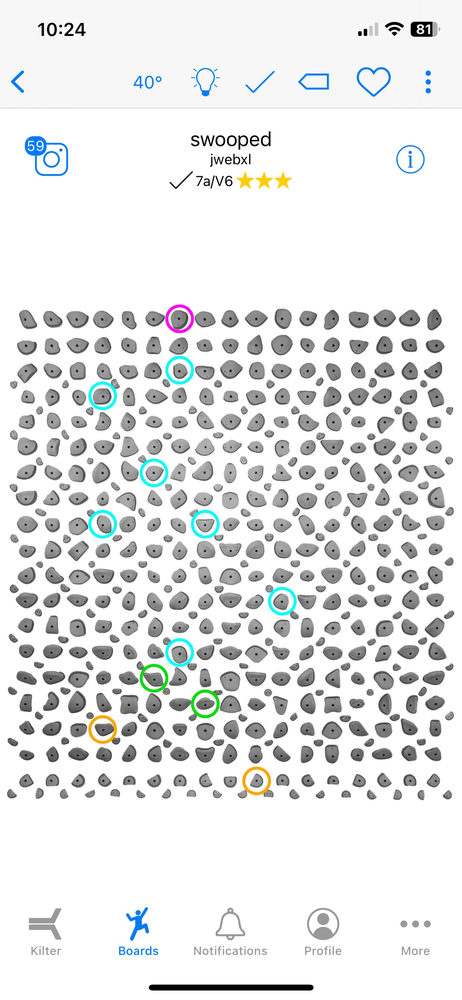
#> input picture IMG_1048.png, 462 x 1000 px, shrunk from 1170 x 2532 before the run
$ python -i process_data.py   (imports and definitions only)
#> lines starting #> are read from the running program, lines starting #| are printed output that depends on the picture; after the words box and inside, x2 and y2 are one past the last pixel; in counts of white or black regions, pixels touching at a corner belong together
import cv2
import numpy as np
import matplotlib.pyplot as plt


#5 for starting, 6 for ending, 7 for normal holds
def process_image(image_path):
#> called with image_path = 'IMG_1048.png'
    image = cv2.imread(image_path)
#> image is the input picture: shape (1000, 462, 3); mean B, G, R 230.9, 230.8, 229.5
    height, width = image.shape[:2]
#> height = 1000; width = 462

    # Calculate the cropping boundaries (removing top 25% and bottom 25%)
    top_crop = int(height * 0.305)  # Crop 25% from the top
#> top_crop = 305
    bottom_crop = int(height * 0.77)  # Keep up to 75% (i.e., remove the bottom 25%)
#> bottom_crop = 770
    left_crop = int(width *.03)
#> left_crop = 13
    right_crop= int(width *.97)
#> right_crop = 448
    # Crop the image (from top_crop to bottom_crop along the height, keep the full width)
    cropped_image = image[top_crop:bottom_crop,left_crop:right_crop]
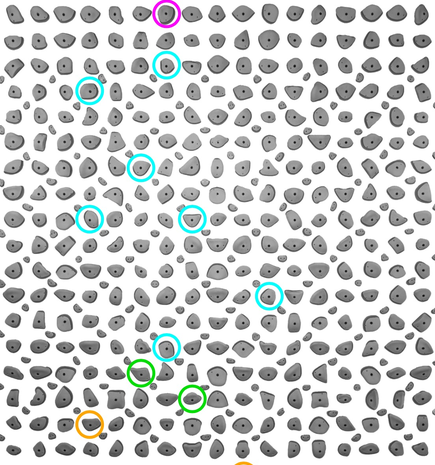
#> cropped_image: shape (465, 435, 3); mean B, G, R 209.1, 209.6, 207.4

    hsv_image = cv2.cvtColor(cropped_image, cv2.COLOR_BGR2HSV)
#> hsv_image: shape (465, 435, 3); mean H, S, V 3.9, 3.4, 210

    color_ranges = {
        "green": ((50, 50, 50), (75, 255, 255)),  # Hue range for green
        "blue": ((90, 50, 50), (125, 255, 255)),
        "purple": ((148, 50, 50), (152, 255, 255)),  # Hue range for purple
            # Hue range for blue
    }

    all_contours = []

    # Create a copy of the cropped image to draw the contours and the grid on
    contour_image = cropped_image.copy()

    # Get the height and width of the cropped image
    cropped_height, cropped_width = cropped_image.shape[:2]
#> cropped_height = 465; cropped_width = 435

    # Calculate the size of each grid cell
    cell_height = cropped_height // 18  # 18 rows (height)
#> cell_height = 25
    cell_width = cropped_width // 17  # 17 columns (width)
#> cell_width = 25

    # Draw the grid on the image for visualization
    for i in range(1, 17):  # Draw vertical lines (17 columns)
        cv2.line(contour_image, (i * cell_width, 0), (i * cell_width, cropped_height), (0, 0, 0), 2)  # Black lines, thicker (2 px)
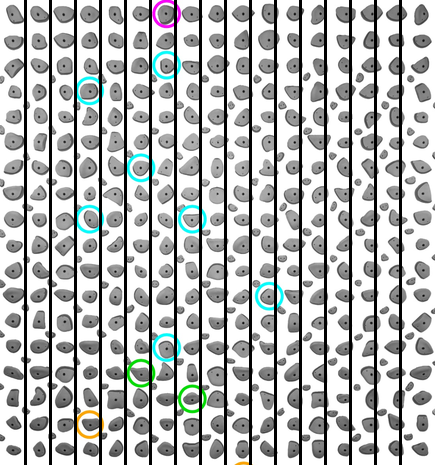
#> contour_image: shape (465, 435, 3); 11.03% of pixels changed, all inside (x1, y1, x2, y2) = (24, 0, 402, 465)
    for j in range(1, 18):  # Draw horizontal lines (18 rows)
        cv2.line(contour_image, (0, j * cell_height), (cropped_width, j * cell_height), (0, 0, 0), 2)
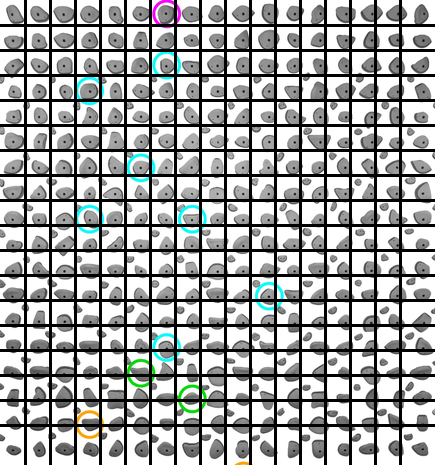
#> contour_image: shape (465, 435, 3); 9.76% of pixels changed, all inside (x1, y1, x2, y2) = (0, 24, 435, 427)

    # Initialize an empty matrix to hold the grid-based results
    matrix = np.zeros((18, 17), dtype=int)

    # Loop through each color range and find contours for each
    for color, (lower_bound, upper_bound) in color_ranges.items():
        # Create a mask for the current color
        mask = cv2.inRange(hsv_image, np.array(lower_bound), np.array(upper_bound))

        # Find contours in the mask
        contours, _ = cv2.findContours(mask, cv2.RETR_EXTERNAL, cv2.CHAIN_APPROX_SIMPLE)
        for contour in contours:
            area = cv2.contourArea(contour)
            if area < 300:
                continue
            M = cv2.moments(contour)
            if M["m00"] != 0:
                # Calculate the center of the contour
                center_x = int(M["m10"] / M["m00"])
                center_y = int(M["m01"] / M["m00"])

                # Map the center of the contour to the grid
                grid_x = center_x // cell_width
                grid_y = center_y // cell_height

            # Assign the corresponding matrix value based on the color
            if color == "green":
                matrix[grid_y, grid_x] = 5
            elif color == "purple":
                matrix[grid_y, grid_x] = 6
            elif color == "blue":
                matrix[grid_y, grid_x] = 7

            # Draw contours on the cropped image (different color for each mask)
            if color == "green":
                cv2.drawContours(contour_image, [contour], -1, (0, 255, 0), 2)  # Green contours
            elif color == "purple":
                cv2.drawContours(contour_image, [contour], -1, (255, 0, 255), 2)  # Purple contours
            elif color == "blue":
                cv2.drawContours(contour_image, [contour], -1, (0, 0, 255), 2)  # Blue contours
#> this loop made 3 passes
#> pass 1, in process_image, `mask = cv2.inRange(hsv_image, np.array(lower_bound), np.array(upper_bo..`:
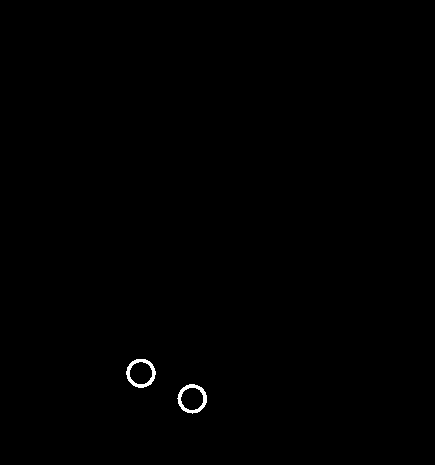
#> mask: shape (465, 435); 0.29% white; 2 white regions, box (x1, y1, x2, y2) and area: (177, 384, 207, 414) 295, (126, 359, 156, 388) 292
#> pass 3, in process_image, `mask = cv2.inRange(hsv_image, np.array(lower_bound), np.array(upper_bo..`:
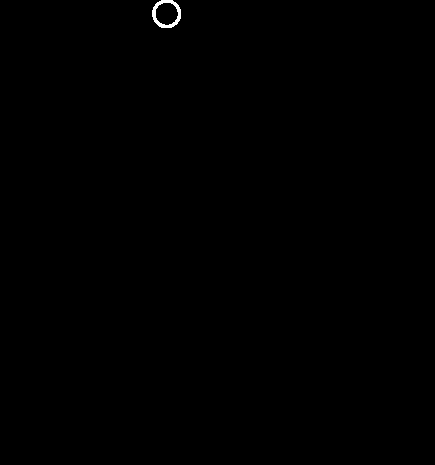
#> mask: shape (465, 435); 0.14% white; 1 white region, box (x1, y1, x2, y2) and area: (152, 0, 181, 28) 285
#> after the loop:
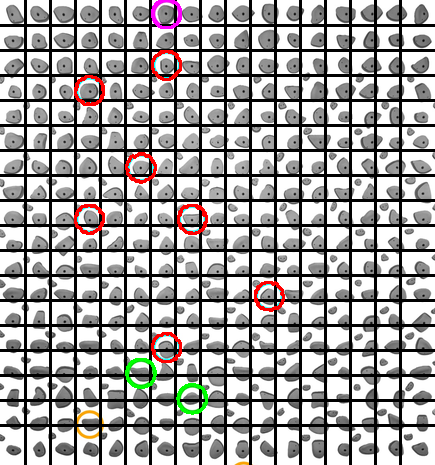
#> contour_image: shape (465, 435, 3); 1.57% of pixels changed, all inside (x1, y1, x2, y2) = (74, 0, 285, 415)

    # Plot the cropped image with contours and the grid
    plt.figure(figsize=(10, 5))

    # Plot the cropped image with contours and the grid
    plt.subplot(1, 2, 1)
    plt.imshow(cv2.cvtColor(contour_image, cv2.COLOR_BGR2RGB))  # Convert BGR to RGB for proper color display
    plt.title('Cropped Image with Grid and Contours')
    plt.axis('off')

    # Display the matrix
    plt.subplot(1, 2, 2)
    plt.imshow(matrix, cmap='viridis')
    plt.title('Grid-based Matrix')
    plt.axis('off')

    # Show the plots
    plt.show()
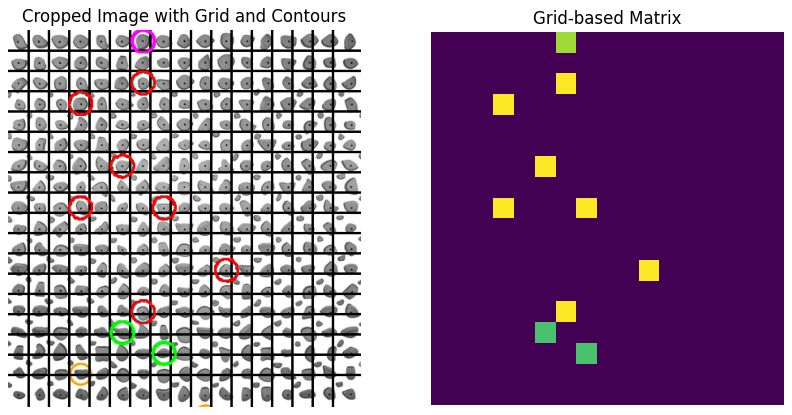
#> figure drawn by matplotlib, 2 panels

    # Return the matrix for further use
    return matrix


#SHOWS IMPLEMENTATION

#matrix = process_image("IMG_1048.png")
#print(matrix)


# FOR TESTING THE COLOR VALUES:

def get_hsv_value(image_path):
    image = cv2.imread(image_path)

    # Convert to HSV
    hsv_image = cv2.cvtColor(image, cv2.COLOR_BGR2HSV)

    # Click on a pixel and get the HSV value
    def click_event(event, x, y, flags, param):
        if event == cv2.EVENT_LBUTTONDOWN:
            pixel_hsv = hsv_image[y, x]
            print(f'HSV value at ({x},{y}): {pixel_hsv}')

    # Show the image and set up the mouse callback
    cv2.imshow('image', image)
    cv2.setMouseCallback('image', click_event)

    # Wait until a key is pressed, then close
    cv2.waitKey(0)
    cv2.destroyAllWindows()

# Call the function with your image
#get_hsv_value('IMG_1048.png')

>>> result = process_image('IMG_1048.png')
